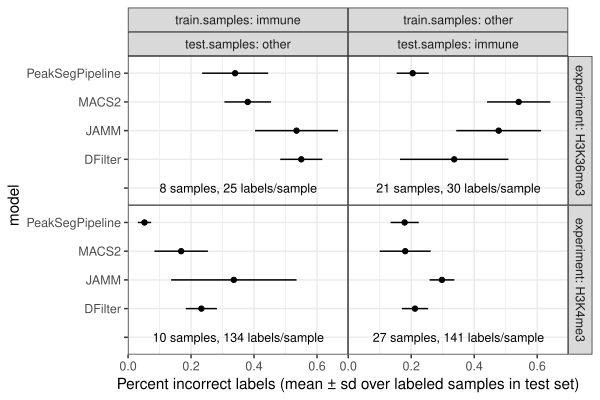

This chart was generated by the following R code:
library(data.table)
library(ggplot2)
macs.default.peaks <- fread("macs.default.peaks.csv")
macs.default.peaks[, peakBases := peakEnd - peakStart]
setkey(macs.default.peaks, experiment, sample.id, model, chrom, peakStart, peakEnd)

## test error for both default and broad models for each data set.
labels.bed.vec <- grep(
  "immune|other",
  Sys.glob("labels/H*_TDH_*/samples/*/*/labels.bed"),
  value=TRUE)
error.dt <- data.table(labels.bed=labels.bed.vec)[, {
  print(labels.bed)
  labels.dt <- fread(labels.bed)
  setnames(labels.dt, c("chrom", "chromStart", "chromEnd", "annotation"))
  sample.dir <- dirname(labels.bed)
  sample.id <- basename(sample.dir)
  group.dir <- dirname(sample.dir)
  samples.dir <- dirname(group.dir)
  proj.dir <- dirname(samples.dir)
  set.name <- basename(proj.dir)
  experiment <- sub("_.*", "", set.name)
  test.samples <- sub(".*_", "", set.name)
  train.samples <- ifelse(test.samples=="immune", "other", "immune")
  train.proj.dir <- paste0(experiment, "_TDH_", train.samples)
  joint_peaks.bedGraph <- file.path(
    "labels", train.proj.dir, "samples",
    basename(group.dir), sample.id,
    "joint_peaks.bedGraph")
  if(file.exists(joint_peaks.bedGraph)){
    PeakSeg.dt <- fread(joint_peaks.bedGraph)
    setnames(PeakSeg.dt, c("chrom", "chromStart", "chromEnd", "mean"))
    select.dt <- data.table(experiment, sample.id)
    pred.dt <- rbind(
      PeakSeg.dt[, data.table(model="PeakSeg", chrom, chromStart, chromEnd)],
      macs.default.peaks[select.dt, list(
        model, chrom, chromStart=peakStart, chromEnd=peakEnd)])
    error.dt <- pred.dt[, {
      PeakError::PeakError(.SD, labels.dt)
    }, by=list(model)]
    data.table(experiment, test.samples, train.samples, sample.id, error.dt)
  }
}, by=list(labels.bed)]

error.totals <- error.dt[, {
  fp <- sum(fp)
  fn <- sum(fn)
  errors <- fp+fn
  data.table(
    fp, fn, errors,
    labels=.N,
    percent.errors=errors/.N,
    possible.fp=sum(possible.fp),
    possible.fn=sum(possible.tp))
}, by=list(experiment, test.samples, train.samples, model, sample.id)]

ggplot()+
  theme_bw()+
  theme(panel.margin=grid::unit(0, "lines"))+
  facet_grid(experiment ~ .)+
  geom_point(aes(
    percent.errors, model, color=test.samples),
             data=error.totals)


ggplot()+
  theme_bw()+
  theme(panel.margin=grid::unit(0, "lines"))+
  facet_grid(experiment ~ test.samples)+
  geom_point(aes(
    percent.errors, model),
             data=error.totals)

stats.dt <- error.totals[, list(
  median=median(percent.errors),
  lo=quantile(percent.errors, 0.25),
  hi=quantile(percent.errors, 0.75),
  mean=mean(percent.errors),
  sd=sd(percent.errors)
  ), by=list(model, experiment, test.samples, train.samples)]

ggplot()+
  theme_bw()+
  theme(panel.margin=grid::unit(0, "lines"))+
  facet_grid(experiment ~ test.samples)+
  geom_point(aes(
    median, model),
             data=stats.dt)+
  geom_segment(aes(
    lo, model, xend=hi, yend=model), data=stats.dt)

gg <- ggplot()+
  theme_bw()+
  theme(panel.margin=grid::unit(0, "lines"))+
  facet_grid(experiment ~ train.samples + test.samples, labeller=label_both)+
  geom_point(aes(
    mean, model),
             data=stats.dt)+
  geom_segment(aes(
    mean-sd, model, xend=mean+sd, yend=model), data=stats.dt)+
  xlab("Percent incorrect labels (mean ± sd over labeled samples in test set)")
png("labels/H3K36me3_TDH_immune/figure-test-error-macs-default-broad.png", 800, res=100)
print(gg)
dev.off()

## test error for only one of default or broad model for each data set.
labels.bed.vec <- grep(
  "immune|other",
  Sys.glob("labels/H*_TDH_*/samples/*/*/labels.bed"),
  value=TRUE)
sample.count.vec <- table(basename(dirname(dirname(dirname(dirname(labels.bed.vec))))))

sample.count.dt <- data.table(
  samples=as.integer(sample.count.vec),
  experiment=sub("_.*", "", names(sample.count.vec)),
  test.samples=sub(".*_", "", names(sample.count.vec)))
error.dt <- data.table(labels.bed=labels.bed.vec)[, {
  print(labels.bed)
  labels.dt <- fread(labels.bed)
  setnames(labels.dt, c("chrom", "chromStart", "chromEnd", "annotation"))
  sample.dir <- dirname(labels.bed)
  sample.id <- basename(sample.dir)
  group.dir <- dirname(sample.dir)
  samples.dir <- dirname(group.dir)
  proj.dir <- dirname(samples.dir)
  set.name <- basename(proj.dir)
  experiment <- sub("_.*", "", set.name)
  test.samples <- sub(".*_", "", set.name)
  train.samples <- ifelse(test.samples=="immune", "other", "immune")
  train.proj.dir <- paste0(experiment, "_TDH_", train.samples)
  cell.type <- basename(group.dir)
  jamm.narrowPeak <- file.path(
    "~",
    "JAMM",
    experiment,
    cell.type,
    "peaks",
    "filtered.peaks.narrowPeak")
  jamm <- fread(jamm.narrowPeak, select=1:3)
  setnames(jamm, c("chrom", "chromStart", "chromEnd"))
  joint_peaks.bedGraph <- file.path(
    "labels", train.proj.dir, "samples",
    cell.type, sample.id,
    "joint_peaks.bedGraph")
  DFilter_peaks.tsv <- file.path(
    "labels", train.proj.dir, "samples",
    cell.type, sample.id,
    "DFilter_peaks.tsv")
  DFilter.dt <- fread(paste("sed 's/ \\+/\t/g'", DFilter_peaks.tsv))
  PeakSeg.dt <- fread(joint_peaks.bedGraph)
  setnames(PeakSeg.dt, c("chrom", "chromStart", "chromEnd", "mean"))
  select.dt <- data.table(
    experiment, sample.id,
    model=paste0("macs2.", ifelse(experiment=="H3K4me3", "default", "broad")))
  pred.dt <- rbind(
    data.table(model="JAMM", jamm),
    DFilter.dt[, data.table(
      model="DFilter",
      chrom=chromosome,
      chromStart=`peak-start`,
      chromEnd=`peak-end`)],
    PeakSeg.dt[, data.table(model="PeakSegPipeline", chrom, chromStart, chromEnd)],
    macs.default.peaks[select.dt, list(
      model="MACS2", chrom, chromStart=peakStart, chromEnd=peakEnd)])
  error.dt <- pred.dt[, {
    PeakError::PeakError(.SD, labels.dt)
  }, by=list(model)]
  data.table(experiment, cell.type, test.samples, train.samples, sample.id, error.dt)
}, by=list(labels.bed)]

sample.totals <- error.dt[, {
  fp <- sum(fp)
  fn <- sum(fn)
  errors <- fp+fn
  data.table(
    fp, fn, errors,
    labels=.N,
    percent.errors=errors/.N,
    possible.fp=sum(possible.fp),
    possible.fn=sum(possible.tp))
}, by=list(experiment, test.samples, train.samples, model, sample.id)]
set.stats.dt <- sample.totals[, list(
  min.labels=min(labels), # over models, to check.
  max.labels=max(labels),
  total.labels=sum(labels),
  median=median(percent.errors),
  lo=quantile(percent.errors, 0.25),
  hi=quantile(percent.errors, 0.75),
  mean=mean(percent.errors),
  sd=sd(percent.errors)
  ), by=list(model, experiment, test.samples, train.samples)]
set.stats.dt[, stopifnot(min.labels==max.labels)]
text.dt <- set.stats.dt[model=="PeakSegPipeline"][sample.count.dt, on=list(experiment, test.samples)]
levs <- c("PeakSegPipeline", "MACS2", "JAMM", "DFilter", "")
text.dt[, model.fac := factor("", levs)]
set.stats.dt[, model.fac := factor(model, levs)]
gg <- ggplot()+
  theme_bw()+
  theme(panel.margin=grid::unit(0, "lines"))+
  facet_grid(experiment ~ train.samples + test.samples, labeller=label_both)+
  geom_point(aes(
    mean, model.fac),
             data=set.stats.dt)+
  geom_segment(aes(
    mean-sd, model.fac, xend=mean+sd, yend=model), data=set.stats.dt)+
  xlab("Percent incorrect labels (mean ± sd over labeled samples in test set)")+
  geom_text(aes(
    0.35, model.fac,
    label=sprintf("%d samples, %d labels/sample", samples, min.labels)
    ), data=text.dt, size=3)+
  ylab("model")
print(gg)
png("labels/H3K36me3_TDH_immune/figure-test-error.png", 600, 400, res=100)
print(gg)
dev.off()
pdf("labels/H3K36me3_TDH_immune/figure-test-error.pdf", 6, 4)
print(gg)
dev.off()
